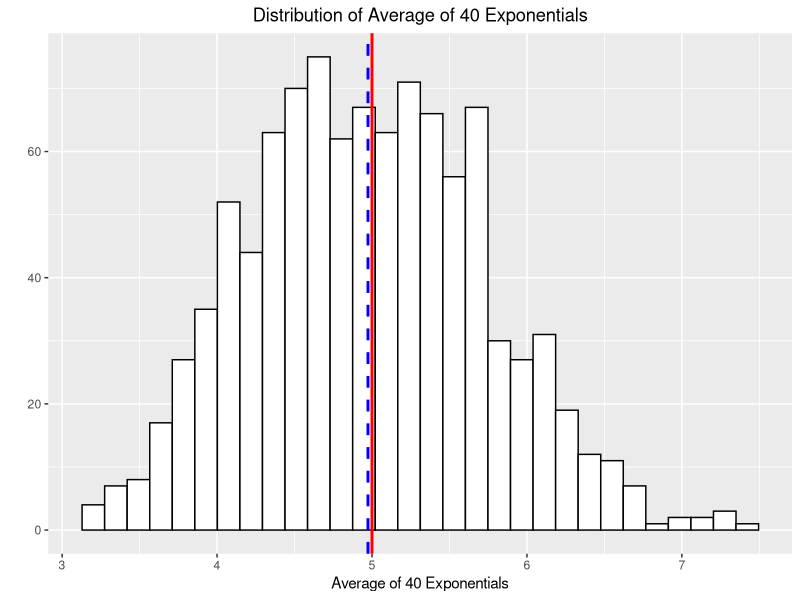
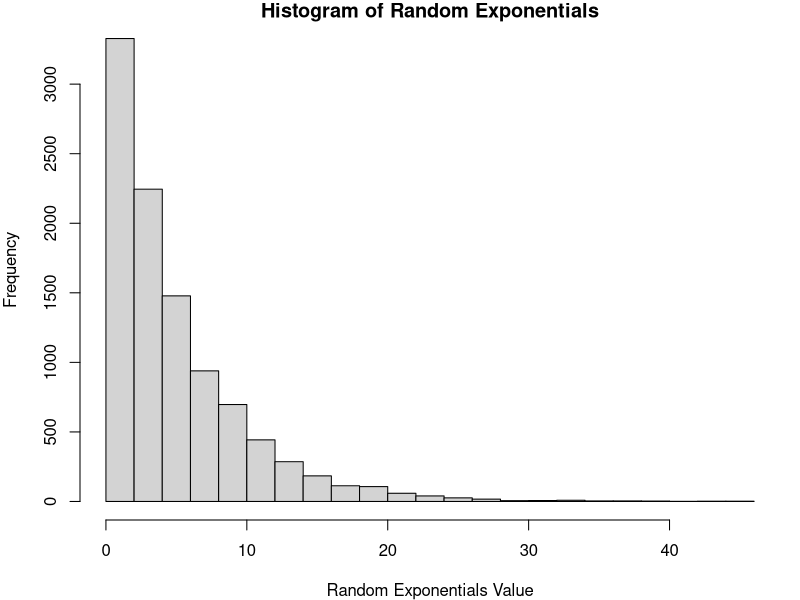
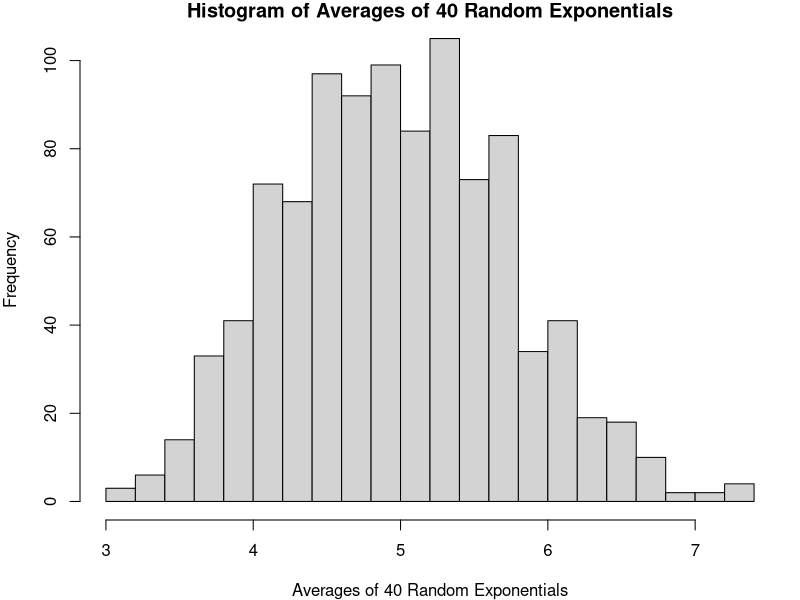

The R script that drew these images, in order:
## ---- chunk 1
knitr::opts_chunk$set(echo = TRUE, tidy = TRUE, tidy.opts=list(blank=FALSE, width.cutoff=60,size = 'tiny'))
library(ggplot2)
## ---- chunk 2
set.seed(1234) #set.seed for reproducibility
lambda <- 0.2
n <- 40
simno <- 10000
## ---- chunk 3
simmeans = NULL
for (i in 1 : 1000) simmeans = c(simmeans, mean(rexp(n, lambda)))
mean(simmeans)
## ---- chunk 4
theomean <- 1/lambda; theomean
## ---- chunk 5
df <- data.frame(simmeans)
par(mar = c(3,4,1,1))
g1 <- ggplot(df, aes(x = simmeans))
g1 + geom_histogram(color="black", fill="white") + labs(title = "Distribution of Average of 40 Exponentials", x="Average of 40 Exponentials", y="") + theme(plot.title = element_text(hjust = 0.5)) + geom_vline(aes(xintercept = mean(simmeans)), color="blue", linetype= "dashed", size=1) + geom_vline(aes(xintercept = 1/lambda), color="red", linetype= "solid", size=1)
## ---- chunk 6
c(sd(simmeans), var(simmeans))
## ---- chunk 7
c(1/lambda/sqrt(n), 1/lambda^2/n)
## ---- chunk 8
sumtab <- matrix(c(1/lambda, mean(simmeans), 1/lambda/sqrt(n), sd(simmeans), 1/lambda^2/n, var(simmeans)), nrow = 3, ncol = 2, byrow = TRUE)
colnames(sumtab) <- c("Theoretical", "Sample")
rownames(sumtab) <- c("Mean", "Standard Deviation", "Variance")
sumtab
## ---- chunk 9
rexpo <- rexp(simno, lambda)
par(mar = c(4,4,1,1))
hist(rexpo, main = "Histogram of Random Exponentials", xlab = "Random Exponentials Value", breaks = 30)
## ---- chunk 10
par(mar = c(4,4,1,1))
hist(simmeans, main = "Histogram of Averages of 40 Random Exponentials", xlab = "Averages of 40 Random Exponentials", breaks = 20)
